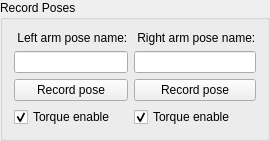
                  <widget class="QGroupBox" name="gbRecordPoses">
                   <property name="title">
                    <string>Record Poses</string>
                   </property>
                   <layout class="QHBoxLayout" name="horizontalLayout_31">
                    <item>
                     <layout class="QGridLayout" name="gridLayout_23">
                      <item row="2" column="0">
                       <widget class="QLineEdit" name="laTxtPoseName"/>
                      </item>
                      <item row="1" column="1">
                       <widget class="QLabel" name="label_34">
                        <property name="text">
                         <string> Right arm pose name:</string>
                        </property>
                       </widget>
                      </item>
                      <item row="1" column="0">
                       <widget class="QLabel" name="label_33">
                        <property name="text">
                         <string> Left arm pose name:</string>
                        </property>
                        <property name="wordWrap">
                         <bool>false</bool>
                        </property>
                        <property name="indent">
                         <number>-1</number>
                        </property>
                       </widget>
                      </item>
                      <item row="3" column="0">
                       <widget class="QPushButton" name="laPushButtonRecordPose">
                        <property name="text">
                         <string>Record pose</string>
                        </property>
                       </widget>
                      </item>
                      <item row="3" column="1">
                       <widget class="QPushButton" name="raPushButtonRecordPose">
                        <property name="text">
                         <string>Record pose</string>
                        </property>
                       </widget>
                      </item>
                      <item row="2" column="1">
                       <widget class="QLineEdit" name="raTxtPoseName"/>
                      </item>
                      <item row="4" column="0">
                       <widget class="QCheckBox" name="laCbTorqueEnable">
                        <property name="enabled">
                         <bool>true</bool>
                        </property>
                        <property name="text">
                         <string>Torque enable</string>
                        </property>
                        <property name="checked">
                         <bool>true</bool>
                        </property>
                       </widget>
                      </item>
                      <item row="4" column="1">
                       <widget class="QCheckBox" name="raCbTorqueEnable">
                        <property name="text">
                         <string>Torque enable</string>
                        </property>
                        <property name="checked">
                         <bool>true</bool>
                        </property>
                       </widget>
                      </item>
                     </layout>
                    </item>
                   </layout>
                  </widget>
